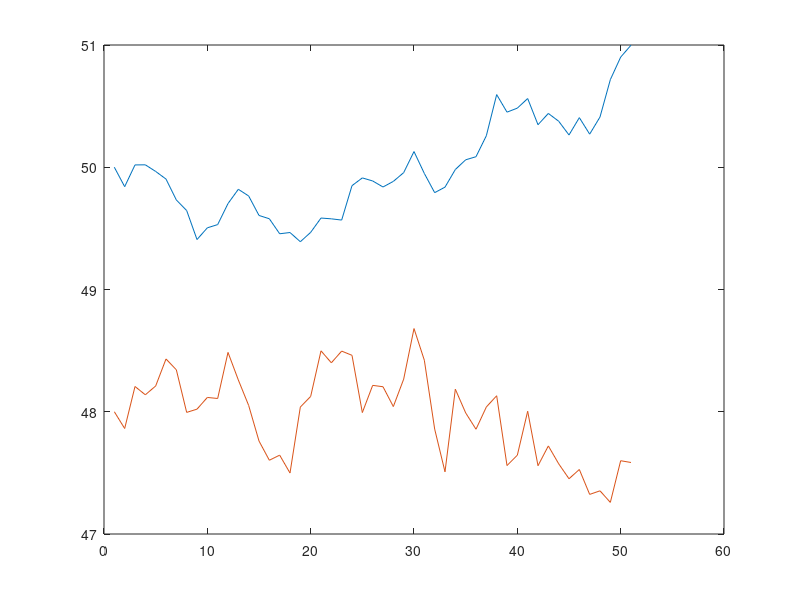

MATLAB code for this plot:
r=[0.05;0.05;0.05;0.05;0.05]; sigma=0.2; rho=0.7; T=1; K=100; S0=100;
N = 10^5; % number of MC samples
Omega = eye(5) + rho*(ones(5)-eye(5));
L = chol(Omega,'lower'); % Cholesky factorisation
W = sqrt(T)*L*randn(5,N);
S = S0.*exp((r-0.5*sigma^2)*T + sigma*W);
S1 = 0.2*sum(S,1); % average asset value
F = exp(-r*T)*max(S1-K,0); % call option
val = sum(F)/N; % mean and its std. dev.
sd = sqrt( (sum(F.^2)/N - val.^2)/(N-1) );

corrcoef(S(1,:),S(2,:))


%% with two different mu and sigma

r=[0.03;0.06]; sigma=[0.05;0.1]; rho=0.5; T=1; K=100; S0=[100;120];
N = 10^5; % number of MC samples
Omega = eye(2) + rho*(ones(2)-eye(2));
L = chol(Omega,'lower'); % Cholesky factorisation
W = sqrt(T)*L*randn(2,N);
S = S0.*exp((r-0.5*sigma.*sigma)*T + sigma.*W);
S1 = 0.2*sum(S,1); % average asset value
F = exp(-r*T)*max(S1-K,0); % call option
val = sum(F)/N; % mean and its std. dev.
sd = sqrt( (sum(F.^2)/N - val.^2)/(N-1) );

corrcoef(S(1,:),S(2,:))

%% with multi steps
steps = 50;dt = 1/365;

r=[0.03;0.06]; sigma=[0.05;0.1]; rho=0.5; T=1; K=100; S0=[50;48];

Omega = eye(2) + rho*(ones(2)-eye(2));
L = chol(Omega,'lower'); % Cholesky factorisation
W = sqrt(dt)*L*randn(2,1);

S = zeros ( 2,steps+1);
S(:,1) = S0;

for i = 1 : steps
    W = sqrt(dt)*L*randn(2,1);
    S(:,i+1) = S(:,i).*exp((r-0.5*sigma.*sigma)*dt + sigma.*W);
end

plot (S(1,:))
hold on 
plot (S(2,:))
hold off 
diff= corrcoef(S(1,:),S(2,:))
diff(1,2)
%% verify the coefficient whether equals the rho

Result = zeros(1,1)
for i = 1:10000
    
    steps =100 ;dt = 1/100;
    r=[0.03;0.06]; sigma=[0.05;0.1]; rho=0.5; T=1; K=100; S0=[50;48];

    Omega = eye(2) + rho*(ones(2)-eye(2));
    L = chol(Omega,'lower'); % Cholesky factorisation
    W = sqrt(dt)*L*randn(2,1);

    S = zeros ( 2,steps+1);
    S(:,1) = S0;

    for i = 1 : steps
        W = sqrt(dt)*L*randn(2,1);
        S(:,i+1) = S(:,i).*exp((r-0.5*sigma.*sigma)*dt + sigma.*W);
    end

    diff= corrcoef(S(1,:),S(2,:));
    Result = [Result diff(1,2)];
end
mean(Result)